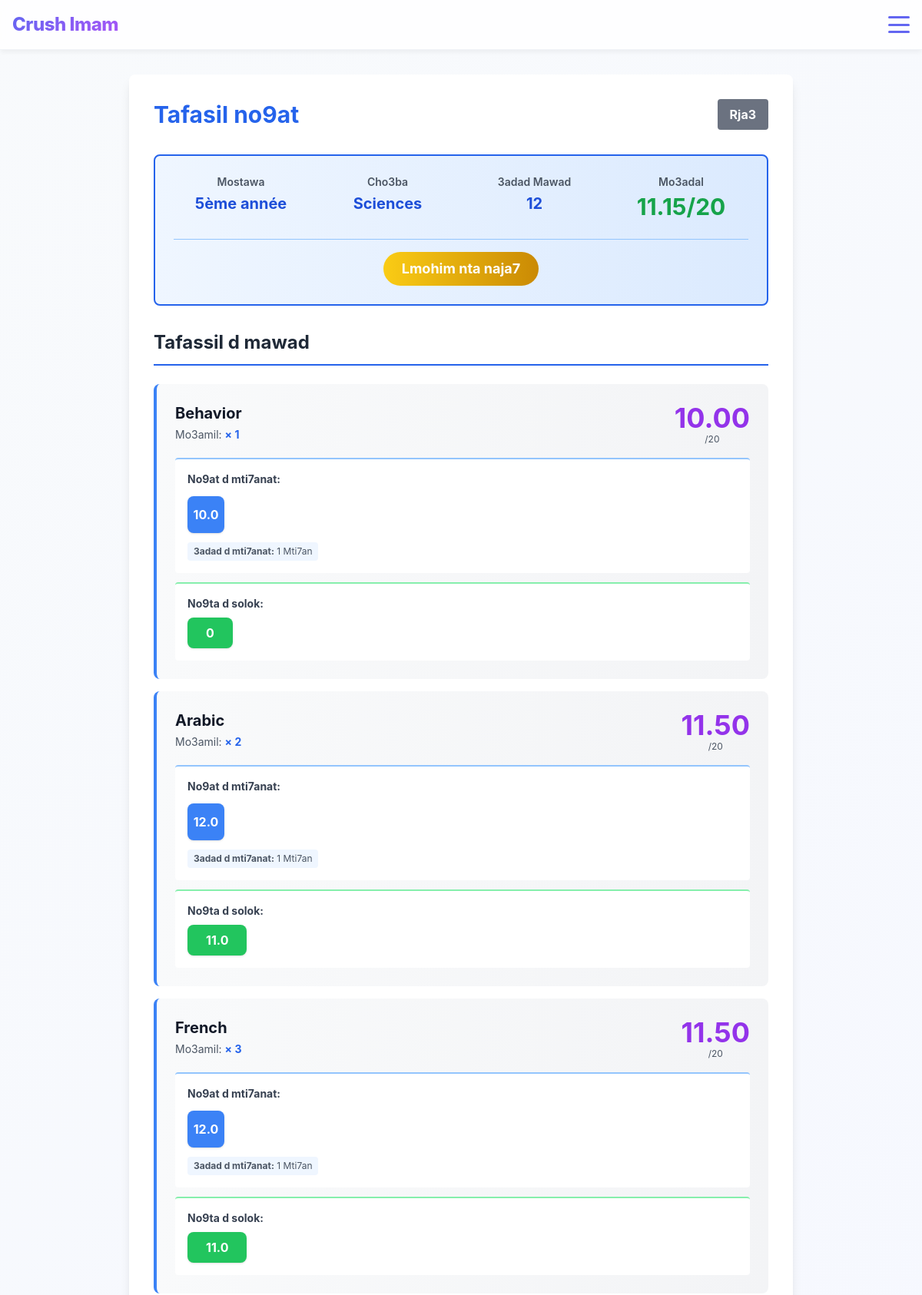
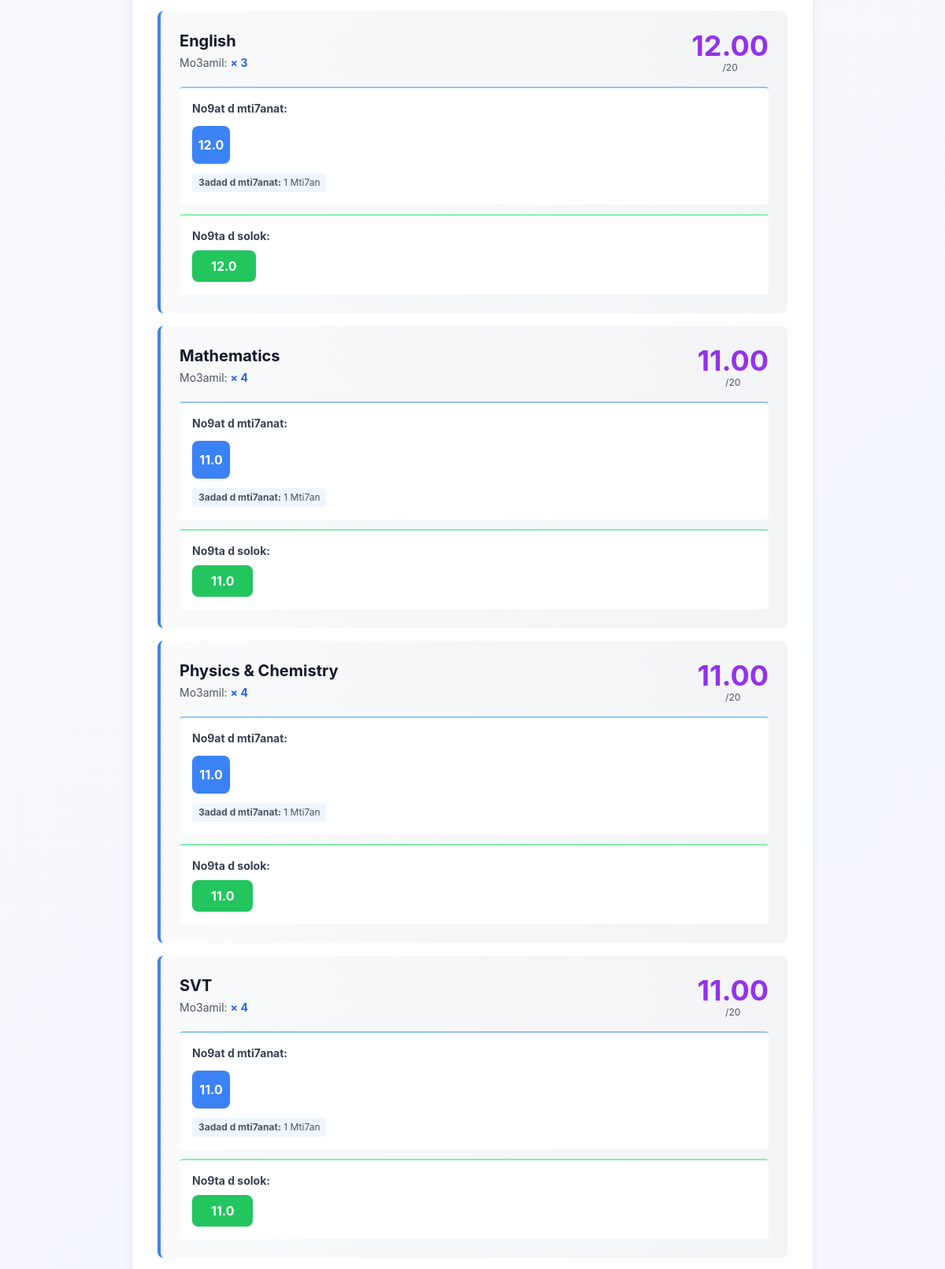
Page /grades/5/ (signed in, upper part) on the committed database (2 pictures, top to bottom).
### confessions/models.py (models this page shows, shortened)
class GradeCalculation(models.Model):
    LEVEL_CHOICES = [
        ('5eme', '5ème année'),
        ('1bac', '1ère année BAC'),
        ('2bac', '2ème année BAC'),
    ]
    SUBJECT_COEFFICIENTS = {
    '5eme': {
        'sc': {
            'Behavior': 1,
            'Arabic': 2,
            'French': 3,
            'English': 3,
            'Mathematics': 4,
            'Physics & Chemistry': 4,
            'SVT': 4,
            'History & Geography': 2,
            'Islamic Studies': 2,
            'Philosophy': 2,
            'Physical Education': 2,
            'Informatique': 2,
        },
        'tc': {
            'Behavior': 1,
            'Arabic': 2,
            'French': 3,
            'English': 3,
            'Mathematics': 4,
            'Physics & Chemistry': 4,
            'Engineering Sciences': 4,
            'History & Geography': 2,
            'Islamic Studies': 2,
            'Philosophy': 2,
            'Physical Education': 2,
            'Informatique': 3,
        },
        'lettres': {
            'Behavior': 1,
            'Arabic': 4,
            'French': 4,
            'English': 3,
            'Mathematics': 2,
            'SVT': 2,
            'History & Geography': 4,
            'Islamic Studies': 2,
            'Philosophy': 2,
            'Physical Education': 1,
        },
    },
    '1bac': {
        'sc_math': {
            'Behavior': 1,
            'Arabic': 2,
            'French': 4,
            'English': 2,
            'Mathematics': 9,
            'Physics & Chemistry': 7,
            'SVT': 3,
            'History & Geography': 2,
            'Islamic Studies': 2,
            'Philosophy': 2,
            'Physical Education': 1,
        },
        'sc_exp': {
            'Behavior': 1,
            'Arabic': 2,
            'French': 4,
            'English': 2,
            'Mathematics': 7,
            'Physics & Chemistry': 7,
            'SVT': 7,
            'History & Geography': 2,
            'Islamic Studies': 2,
            'Philosophy': 2,
            'Physical Education': 1,
        },
        'sc_telectric': {
            'Behavior': 1,
            'Arabic': 2,
            'French': 4,
            'English': 2,
            'Mathematics': 7,
            'Physics & Chemistry': 5,
            'Engineering Sciences': 8,
            'Islamic Studies': 2,
            'Philosophy': 2,
            'Physical Education': 4,
        },
        'sc_tmechanic': {
            'Behavior': 1,
            'Arabic': 2,
            'French': 4,
            'English': 2,
            'Mathematics': 7,
            'Physics & Chemistry': 5,
            'Engineering Sciences': 8,
            'Islamic Studies': 2,
            'Philosophy': 2,
            'Physical Education': 4,
        },
        'sc_econ': {
            'Behavior': 1,
            'Mathematics': 4,
            'Arabic': 2,
            'French': 3,
            'English': 2,
            'Économie et Organisation': 3,
            'Comptabilité': 4,
            'Économie générale et Statistiques': 6,
            'Droit': 1,
            'Informatique de gestion': 1,
            'History & Geography': 3,
            'Islamic Studies': 2,
            'Philosophy': 2,
            'Physical Education': 1,
        },
        'lettres': {
            'Behavior': 1,
            'Arabic': 4,
            'French': 4,
            'English': 4,
            'Mathematics': 1,
            'SVT': 1,
            'Philosophy': 3,
            'History & Geography': 3,
            'Islamic Studies': 2,
            'Physical Education': 4,
        },
    },
    '2bac': {
        'sc_math_a': {
            'Behavior': 1,
            'Arabic': 2,
            'French': 4,
            'English': 2,
            'Mathematics': 9,
            'Physics & Chemistry': 7,
            'SVT': 3,
            'Islamic Studies': 2,
            'Philosophy': 2,
            'Physical Education': 4,
        },
        'sc_math_b': {
            'Behavior': 1,
            'Arabic': 2,
            'French': 4,
            'English': 2,
            'Mathematics': 9,
            'Physics & Chemistry': 7,
            'Engineering Sciences': 3,
            'Islamic Studies': 2,
            'Philosophy': 2,
            'Physical Education': 4,
        },
        'sc_phys': {
            'Behavior': 1,
            'Arabic': 2,
            'French': 4,
            'English': 2,
            'Mathematics': 7,
            'Physics & Chemistry': 7,
            'SVT': 5,
            'Islamic Studies': 2,
            'Philosophy': 2,
            'Physical Education': 4,
        },
        'sc_svt': {
            'Behavior': 1,
            'Arabic': 2,
            'French': 4,
            'English': 2,
            'Mathematics': 7,
            'SVT': 7,
            'Physics & Chemistry': 5,
            'Islamic Studies': 2,
            'Philosophy': 2,
            'Physical Education': 4,
        },
        'sc_agronomic': {
            'Behavior': 1,
            'Arabic': 2,
            'French': 4,
            'English': 2,
            'Mathematics': 7,
            'Physics & Chemistry': 7,
            'SVT': 5,
            'SVA': 5,
            'Islamic Studies': 2,
            'Philosophy': 2,
            'History & Geography': 2,
            'Physical Education': 4
        },
        'sc_electric': {
            'Behavior': 1,
            'Arabic': 2,
            'French': 2,
            'English': 2,
            'Mathematics': 3,
            'Engineering Sciences': 6,
            'Physics & Chemistry': 3,
            'Islamic Studies': 2,
            'Philosophy': 2,
        },
        'sc_mechanic': {
            'Behavior': 1,
            'Arabic': 2,
            'French': 2,
            'English': 2,
            'Mathematics': 3,
            'Engineering Sciences': 6,
            'Physics & Chemistry': 3,
            'Islamic Studies': 2,
            'Philosophy': 2,
            'Physical Education': 1,
        },
        'sc_econ': {
            'Behavior': 1,
            'Mathematics': 4,
            'Arabic': 2,
            'French': 3,
            'English': 2,
            'Économie et Organisation': 3,
            'Comptabilité': 4,
            'Économie générale et Statistiques': 6,
            'Droit': 4,
            'Informatique de gestion': 4,
            'Philosophy': 2,
            'History & Geography': 3,
            'Islamic Studies': 2,
            'Physical Education': 4,
        },
        'lettres': {
            'Behavior': 1,
            'Mathematics': 1,
            'Arabic': 4,
            'French': 4,
            'English': 4,
            'Philosophy': 3,
            'History & Geography': 3,
            'Islamic Studies': 2,
            'Physical Education': 4,
        },
        'sc_humaines': {
            'Behavior': 1,
            'Mathematics': 1,
            'Arabic': 3,
            'French': 4,
            'English': 3,
            'Philosophy': 4,
            'History & Geography': 4,
            'Islamic Studies': 2,
            'Physical Education': 4,
        },
    }
}
    user = models.ForeignKey(User, on_delete=models.CASCADE, related_name='grade_calculations')
    level = models.CharField(max_length=10, choices=LEVEL_CHOICES)
    branch = models.CharField(max_length=50, blank=True)
    subjects_data = models.JSONField(default=dict)
    calculated_average = models.FloatField(null=True, blank=True)
    created_at = models.DateTimeField(auto_now_add=True)
    updated_at = models.DateTimeField(auto_now=True)
    class Meta:
        ordering = ['-created_at']
        verbose_name = 'Grade Calculation'
        verbose_name_plural = 'Grade Calculations'
    def get_branch_display(self):
        branch_choices = {
            '5eme': {
                'general': 'Cursus général',
                'sc': 'Sciences',
                'tc': 'Sciences & Tech',
                'lettres': 'Lettres',
            },
            '1bac': {
                'sc_exp': 'Sciences Expérimentales',
                'sc_math': 'Sciences Mathématiques',
                'sc_tech': 'Sciences et Technologies',
                'lettres': 'Lettres Modernes',
                'lettres_ar': 'Lettres Arabes',
                'sc_telectric': 'Sciences Tech Électrique',
                'sc_tmechanic': 'Sciences Tech Mécanique',
                'sc_econ': 'Économie',
            },
            '2bac': {
                'sc_math_a': 'Sciences Math A',
                'sc_math_b': 'Sciences Math B',
                'sc_phys': 'Sciences Physique',
                'sc_svt': 'Sciences SVT',
                'sc_argon': 'Sciences Agronomiques',
                'sc_electric': 'Sciences Électrique',
                'sc_mechanic': 'Sciences Mécanique',
                'sc_econ': 'Économie',
                'lettres': 'Lettres Modernes',
                'sc_humaines': 'Sciences Humaines',
            }
        }
        if self.level in branch_choices and self.branch in branch_choices[self.level]:
            return branch_choices[self.level][self.branch]
        return self.branch or 'General'
    def calculate_subject_average(self, subject_data):
        if not subject_data or 'exams' not in subject_data:
            return 0
        exams = subject_data.get('exams', [])
        behavior = subject_data.get('behavior', 0)
        if not exams:
            return 0
        exam_average = sum(exams) / len(exams)
        if behavior:
            total_average = (exam_average * len(exams) + behavior) / (len(exams) + 1)
        else:
            total_average = exam_average
        return total_average

### confessions/views.py (the view)
# urls.py: path('grades/<int:pk>/', views.grade_detail, name='grade_detail'),
@login_required
def grade_detail(request, pk):
    calculation = get_object_or_404(GradeCalculation, pk=pk, user=request.user)
    subjects_with_avg = {}
    for subject, data in calculation.subjects_data.items():
        subject_avg = calculation.calculate_subject_average(data)
        subjects_with_avg[subject] = {
            **data,
            'subject_average': subject_avg
        }
    sum_coefficients = sum(data['coefficient'] for data in calculation.subjects_data.values())
    total_exams = sum(len(data['exams']) for data in calculation.subjects_data.values())
    context = {
        'calculation': calculation,
        'subjects_with_avg': subjects_with_avg,
        'sum_coefficients': sum_coefficients,\
        'total_exams': total_exams,
    }
    return render(request, 'confessions/grade_detail.html', context)

### templates/confessions/grade_detail.html (shortened to what this page needs)
{% extends "crushimam/base.html" %}
{% load static %}
{% block content %}
<div class="container mx-auto px-4 py-8 max-w-4xl" style="animation: fadeIn 0.6s ease-out;">
    <div class="bg-white rounded-lg shadow-lg p-8">
        <div class="flex justify-between items-center mb-8">
            <h1 class="text-3xl font-bold text-blue-600">Tafasil no9at</h1>
            <a href="{% url 'grade_history' %}" class="bg-gray-500 hover:bg-gray-600 text-white font-bold py-2 px-4 rounded">
                Rja3
            </a>
        </div>
        <div class="bg-gradient-to-r from-blue-50 to-blue-100 border-2 border-blue-600 p-6 rounded-lg mb-8">
            <div class="grid grid-cols-1 md:grid-cols-4 gap-4">
                <div class="text-center">
                    <p class="text-gray-600 text-sm font-semibold">Mostawa</p>
                    <p class="text-xl font-bold text-blue-700 mt-1">{{ calculation.get_level_display }}</p>
                </div>
                <div class="text-center">
                    <p class="text-gray-600 text-sm font-semibold">Cho3ba</p>
                    <p class="text-xl font-bold text-blue-700 mt-1">{{ calculation.get_branch_display }}</p>
                </div>
                <div class="text-center">
                    <p class="text-gray-600 text-sm font-semibold">3adad Mawad</p>
                    <p class="text-xl font-bold text-blue-700 mt-1">{{ subjects_with_avg|length }}</p>
                </div>
                <div class="text-center">
                    <p class="text-gray-600 text-sm font-semibold">Mo3adal</p>
                    <p class="text-3xl font-bold text-green-600 mt-1">{{ calculation.calculated_average|floatformat:2 }}/20</p>
                </div>
            </div>
            <div class="text-center mt-6 pt-4 border-t border-blue-300">
                {% if calculation.calculated_average >= 16 %}
                    <span class="inline-block bg-gradient-to-r from-green-400 to-green-600 text-white px-6 py-2 rounded-full font-bold text-lg">Nta m9awd ⭐⭐⭐</span>
                {% elif calculation.calculated_average >= 14 %}
                    <span class="inline-block bg-gradient-to-r from-green-400 to-green-500 text-white px-6 py-2 rounded-full font-bold text-lg">Chdiwd nta ⭐⭐</span>
                {% elif calculation.calculated_average >= 12 %}
                    <span class="inline-block bg-gradient-to-r from-blue-400 to-blue-600 text-white px-6 py-2 rounded-full font-bold text-lg">Kayna ⭐</span>
                {% elif calculation.calculated_average >= 10 %}
                    <span class="inline-block bg-gradient-to-r from-yellow-400 to-yellow-600 text-white px-6 py-2 rounded-full font-bold text-lg">Lmohim nta naja7</span>
                {% else %}
                    <span class="inline-block bg-gradient-to-r from-red-400 to-red-600 text-white px-6 py-2 rounded-full font-bold text-lg">Jma3 kark 📚</span>
                {% endif %}
            </div>
        </div>
        <div class="mb-8">
            <h2 class="text-2xl font-bold mb-6 text-gray-800 border-b-2 border-blue-600 pb-3">Tafassil d mawad</h2>
            <div class="space-y-4">
                {% for subject, data in subjects_with_avg.items %}
                <div class="bg-gradient-to-r from-gray-50 to-gray-100 border-l-4 border-blue-500 p-6 rounded-lg hover:shadow-md transition">
                    <div class="flex justify-between items-start mb-4">
                        <div>
                            <h3 class="text-xl font-bold text-gray-900">{{ subject }}</h3>
                            <p class="text-sm text-gray-600 mt-1">Mo3amil: <span class="font-bold text-blue-600">× {{ data.coefficient }}</span></p>
                        </div>
                        <div class="text-center">
                            <p class="text-4xl font-bold text-purple-600">{{ data.subject_average|floatformat:2 }}</p>
                            <p class="text-xs text-gray-600">/20</p>
                        </div>
                    </div>
                    <div class="bg-white p-4 rounded mb-3 border-t-2 border-blue-300">
                        <p class="text-sm font-bold text-gray-700 mb-3 block">No9at d mti7anat:</p>
                        <div class="flex flex-wrap gap-2">
                            {% for exam_score in data.exams %}
                                <span class="inline-flex items-center justify-center bg-blue-500 text-white font-bold rounded-lg w-12 h-12 shadow">{{ exam_score }}</span>
                            {% empty %}
                                <p class="text-gray-500 text-sm">Ma kaynch</p>
                            {% endfor %}
                        </div>
                        {% if data.exams %}
                            <p class="text-xs text-gray-600 mt-3 px-2 py-1 bg-blue-50 rounded inline-block">
                                <strong>3adad d mti7anat:</strong> {{ data.exams|length }} Mti7an
                            </p>
                        {% endif %}
                    </div>
                    <div class="bg-white p-4 rounded border-t-2 border-green-300">
                        <p class="text-sm font-bold text-gray-700 mb-2">No9ta d solok:</p>
                        <span class="inline-flex items-center justify-center bg-green-500 text-white font-bold rounded-lg px-6 py-2 shadow">{{ data.behavior }}</span>
                    </div>
                </div>
                {% empty %}
                <p class="text-gray-500 text-center py-8">Ma kaynch</p>
                {% endfor %}
            </div>
        </div>
    </div>
</div>
{% endblock %}

### rows in the picture
GradeCalculation: level "5ème année", branch "Sciences", calculated_average "11.15"

### other values in the picture
{{ subjects_with_avg|length }} "12"
{{ subject }} "Behavior" "Arabic" "French" "English" "Mathematics" "Physics & Chemistry" "SVT"
{{ data.coefficient }} "1" "2" "3" "3" "4" "4" "4"
{{ data.subject_average|floatformat:2 }} "10.00" "11.50" "11.50" "12.00" "11.00" "11.00" "11.00"
{{ exam_score }} "10.0" "12.0" "12.0" "12.0" "11.0" "11.0" "11.0"
{{ data.exams|length }} "1" "1" "1" "1" "1" "1" "1"
{{ data.behavior }} "0" "11.0" "11.0" "12.0" "11.0" "11.0" "11.0"
